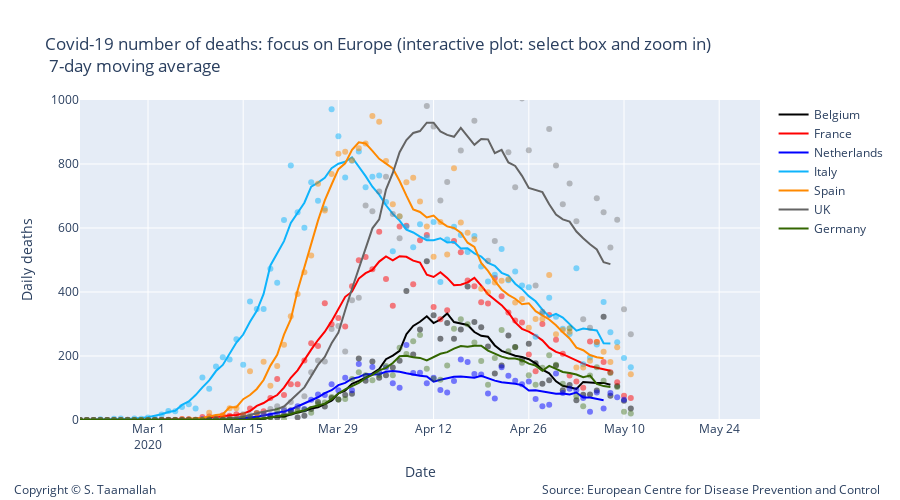

Notebook code for this chart:
### Markdown cell above
### Focus on Europe:

### Code cell
# Add traces
trace1 = go.Scatter(
        x=df_belgium.index, 
        y=df_belgium['deaths'],
        mode='markers',
        name='Belgium daily cases',
        line_color='rgba(0, 0, 0, 0.5)',
        showlegend=False,
)

trace11 = go.Scatter(
        x=df_belgium.index, 
        y=smooth_belgium,
        mode='lines',
        name='Belgium',
        line_color='rgba(0, 0, 0, 1)',
)


trace3 = go.Scatter(
        x=df_netherlands.index, 
        y=df_netherlands['deaths'],
        mode='markers',
        name='Netherlands',
        line_color='rgba(0, 0, 255, .5)',
    showlegend=False,
)

trace33 = go.Scatter(
        x=df_netherlands.index, 
        y=smooth_netherlands,
        mode='lines',
        name='Netherlands',
        line_color='rgba(0, 0, 255, 1)',
)


data2 = [trace1,trace11, trace2, trace22, trace3, trace33, trace4, trace44, trace5, trace55, trace6, trace66, trace7, trace77]


layout2 = go.Layout(
    title="Covid-19 number of deaths: focus on Europe (interactive plot: select box and zoom in) <br> 7-day moving average",
    width=900,
    height=500,
    
    # Top left
    xaxis=dict(
        title='Date',
        range=['2020-02-20', '2020-05-30'],
    ),
    yaxis=dict(
        title='Daily deaths',
        #type='log',
        range=[0,1000],
        anchor='x'
    ),
    
      annotations=[
        dict(
            x=1.18,
            y=-0.25,
            showarrow=False,
            text='Source: European Centre for Disease Prevention and Control',
            xref='paper',
            yref='paper'
        ),
        
        dict(
            x=-0.1,
            y=-0.25,
            showarrow=False,
            text='Copyright © S. Taamallah ',
            xref='paper',
            yref='paper'
        )
    ],
    
)


fig = go.Figure(data=data2, layout=layout2)
fig.show()
from plotly.offline import plot
plot(fig, filename="STaamallah_covid19_analysis_chart_1bis_20200503.html", auto_open = False)

### Figure 1 — Plotly figure (JSON) as saved in the notebook; plotly's stock layout.template omitted (floating-point values rounded to 4 significant figures; data arrays with more than 128 entries replaced by an {"elided": "..."} marker saying what was removed)
{"data": [{"line": {"color": "rgba(0, 0, 0, 0.5)"}, "mode": "markers", "name": "Belgium daily cases", "showlegend": false, "type": "scatter", "x": {"elided": "133 str values"}, "y": {"elided": "133 int values"}}, {"line": {"color": "rgba(0, 0, 0, 1)"}, "mode": "lines", "name": "Belgium", "type": "scatter", "x": {"elided": "133 str values"}, "y": {"elided": "133 int values"}}, {"line": {"color": "rgba(256, 0, 0, .5)"}, "mode": "markers", "name": "France", "showlegend": false, "type": "scatter", "x": {"elided": "133 str values"}, "y": {"elided": "133 int values"}}, {"line": {"color": "rgba(256, 0, 0, 1)"}, "mode": "lines", "name": "France", "type": "scatter", "x": {"elided": "133 str values"}, "y": {"elided": "133 int values"}}, {"line": {"color": "rgba(0, 0, 255, .5)"}, "mode": "markers", "name": "Netherlands", "showlegend": false, "type": "scatter", "x": {"elided": "132 str values"}, "y": {"elided": "132 int values"}}, {"line": {"color": "rgba(0, 0, 255, 1)"}, "mode": "lines", "name": "Netherlands", "type": "scatter", "x": {"elided": "132 str values"}, "y": {"elided": "132 int values"}}, {"line": {"color": "rgba(14, 180, 252, .5)"}, "mode": "markers", "name": "Italy", "showlegend": false, "type": "scatter", "x": {"elided": "133 str values"}, "y": {"elided": "133 int values"}}, {"line": {"color": "rgba(14, 180, 252, 1)"}, "mode": "lines", "name": "Italy", "type": "scatter", "x": {"elided": "133 str values"}, "y": {"elided": "133 int values"}}, {"line": {"color": "rgba(255, 137, 0, .5)"}, "mode": "markers", "name": "Spain", "showlegend": false, "type": "scatter", "x": {"elided": "132 str values"}, "y": {"elided": "132 int values"}}, {"line": {"color": "rgba(256, 137, 0, 1)"}, "mode": "lines", "name": "Spain", "type": "scatter", "x": {"elided": "132 str values"}, "y": {"elided": "132 float values"}}, {"line": {"color": "rgba(100, 100, 100, .4)"}, "mode": "markers", "name": "UK", "showlegend": false, "type": "scatter", "x": {"elided": "133 str values"}, "y": {"elided": "133 int values"}}, {"line": {"color": "rgba(100, 100, 100, 1)"}, "mode": "lines", "name": "UK", "type": "scatter", "x": {"elided": "133 str values"}, "y": {"elided": "133 int values"}}, {"line": {"color": "rgba(51, 102, 0, .4)"}, "mode": "markers", "name": "Germany", "showlegend": false, "type": "scatter", "x": {"elided": "133 str values"}, "y": {"elided": "133 int values"}}, {"line": {"color": "rgba(51, 102, 0, 1)"}, "mode": "lines", "name": "Germany", "type": "scatter", "x": {"elided": "133 str values"}, "y": {"elided": "133 int values"}}], "layout": {"annotations": [{"showarrow": false, "text": "Source: European Centre for Disease Prevention and Control", "x": 1.18, "xref": "paper", "y": -0.25, "yref": "paper"}, {"showarrow": false, "text": "Copyright © S. Taamallah ", "x": -0.1, "xref": "paper", "y": -0.25, "yref": "paper"}], "height": 500, "title": {"text": "Covid-19 number of deaths: focus on Europe (interactive plot: select box and zoom in) <br> 7-day moving average"}, "width": 900, "xaxis": {"range": ["2020-02-20", "2020-05-30"], "title": {"text": "Date"}, "type": "date"}, "yaxis": {"anchor": "x", "range": [0, 1000], "title": {"text": "Daily deaths"}, "type": "linear"}}}
